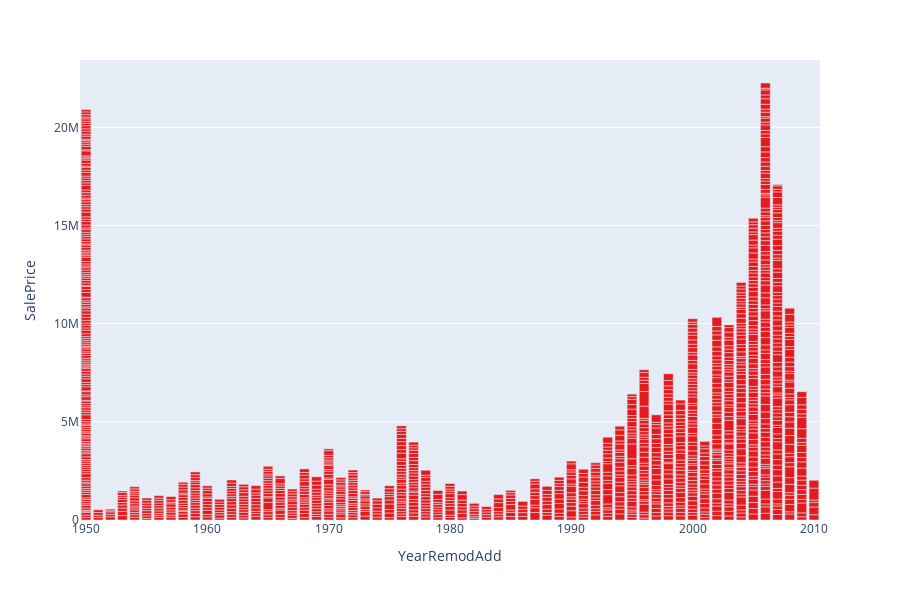

Notebook cell for this chart:
### Code cell
fig = px.bar(train, x="YearRemodAdd", y="SalePrice",
              barmode='group',
             height=600, color_discrete_sequence=px.colors.qualitative.Set1)
fig.show()

### Figure 1 — Plotly figure (JSON) as saved in the notebook; plotly's stock layout.template omitted (floating-point values rounded to 4 significant figures; data arrays with more than 128 entries replaced by an {"elided": "..."} marker saying what was removed)
{"data": [{"alignmentgroup": "True", "hovertemplate": "YearRemodAdd=%{x}<br>SalePrice=%{y}<extra></extra>", "legendgroup": "", "marker": {"color": "rgb(228,26,28)", "pattern": {"shape": ""}}, "name": "", "offsetgroup": "", "orientation": "v", "showlegend": false, "textposition": "auto", "type": "bar", "x": {"elided": "1460 int values"}, "xaxis": "x", "y": {"elided": "1460 int values"}, "yaxis": "y"}], "layout": {"barmode": "group", "height": 600, "legend": {"tracegroupgap": 0}, "margin": {"t": 60}, "xaxis": {"anchor": "y", "domain": [0, 1], "title": {"text": "YearRemodAdd"}}, "yaxis": {"anchor": "x", "domain": [0, 1], "title": {"text": "SalePrice"}}}}
